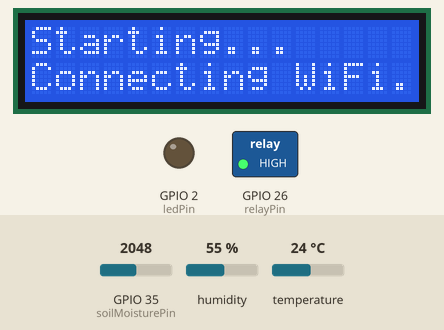
This program was run on a simulated ESP32. On the bench: 16×2 character LCD, switched loads named in the program (green lamp = pin HIGH), output pins drawn as LEDs (lit = HIGH). Inputs (shaded band) come from the test bench; at power-on: humidity 55 %, temperature 24 °C, GPIO 35 (soilMoisturePin) = 2048. WiFi joins after 1.5 s; servers stay silent unless stated; uploads are accepted with an empty reply; the local clock reads 2024-03-15 10:24:30 at power-on unless the program sets it; what the program prints to the serial monitor is not drawn.

Above: at 2.1 s.
At 31.4 s:
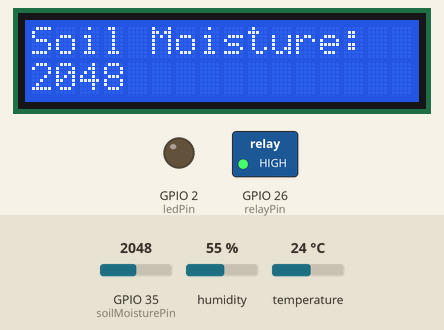
31.5 s: humidity set to 22 %
At 42.1 s:
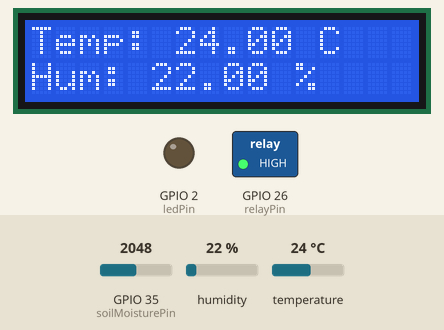
58.3 s: temperature set to 12 °C
At 65.2 s:
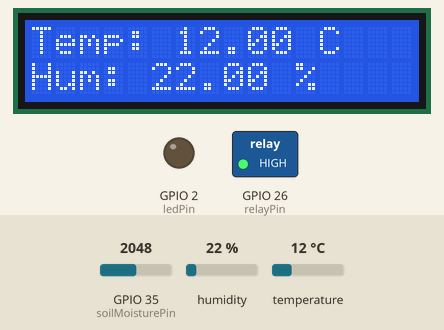
Timing chart, 0 to 66.7 s (numbered marks = the images above; inputs shaded):
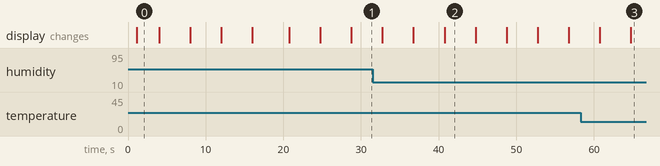

Measured:
- after the input at 31.5 s, the display: first differs from a run without the input after 9.3 s (image 2)
- after the input at 58.3 s, the display: first differs from a run without the input after 6.5 s (image 3)
- what the display in image 0 shows lasts 2.9 s, from 1.1 s to 4.0 s
- what the display in image 2 shows lasts 4.0 s, from 40.8 s to 44.8 s

The program:

main.cpp
```cpp
#include <Arduino.h>
#include <time.h>
#include "DHT.h"
#include <LiquidCrystal_I2C.h>
#include <WiFi.h>
#include <WiFiClient.h>
#include <HTTPClient.h>
#include <WiFiServer.h>
#include "ThingSpeak.h"

// Time
const char* ntpServer = "pool.ntp.org";
const long  gmtOffset_sec = 3600 * 3; // Adjust for your timezone (Istanbul is GMT+3)
const int   daylightOffset_sec = 0;

// Wi-Fi Settings
const char* ssid = "Galaxy A53 5G 7507";
const char* password = "hwpx1270";
WiFiServer server(80);

// ThingSpeak Server Settings
WiFiClient  client;

unsigned long myChannelNumber = 2887470;
const char * myWriteAPIKey = "C72BBAEET0UFASC6";

const char* talkbackApiKey = "M19L0E6ZL4XDUVD9";
const char* talkbackId = "54690";

// Pin Definitions
const int relayPin = 26;
const int dhtPin = 23;
const int soilMoisturePin = 35;
const int ledPin = 2;

// DHT Sensor Setup
#define DHTTYPE DHT11
DHT dht(dhtPin, DHTTYPE);

// LCD Setup
LiquidCrystal_I2C lcd(0x27, 16, 2);

// Timing Variables
const long thingSpeakInterval = 20000; // 15 seconds in milliseconds
unsigned long previousThingSpeakMillis = 0;

static unsigned long lastTalkbackCheck = 0;
const unsigned long talkbackInterval = 20000; // Poll ThingSpeak TalkBack every 15 seconds

// Lcd Variables
unsigned long previousLcdSwitchMillis = 0;
const long lcdSwitchInterval = 4000;  // 4 seconds
int screenState = 0;

// Sensor data cache (to reuse values between LCD updates)
float cachedHumidity = 0;
float cachedTemperature = 0;
int cachedSoilMoisture = 0;

String nowAsString() {
  time_t now;
  struct tm timeinfo;
  time(&now);
  localtime_r(&now, &timeinfo);

  char buf[20];
  strftime(buf, sizeof(buf), "%H:%M:%S", &timeinfo);
  return String(buf);
}

void setup() {
  // Init monitor
  Serial.begin(115200);

  // Init time
  configTime(gmtOffset_sec, daylightOffset_sec, ntpServer);

  // Relay Setup
  pinMode(relayPin, OUTPUT);
  digitalWrite(relayPin, HIGH); // LOW means it is working by the way

  // DHT Setup
  dht.begin();

  // LCD Setup
  lcd.init();
  lcd.backlight();
  lcd.clear();
  lcd.setCursor(0, 0);
  lcd.print("Starting...");
  lcd.display();

  lcd.setCursor(0, 1);
  lcd.print("Connecting WiFi");

  // Wifi section
  WiFi.begin(ssid, password);
  Serial.print(WiFi.status());

  int attempts = 0;
  while (WiFi.status() != WL_CONNECTED && attempts < 10) {
    delay(1000);
    Serial.println("Connecting to WiFi...");
    lcd.print(".");
    attempts++;
  }

  if (WiFi.status() == WL_CONNECTED) {
    Serial.println("Connected to WiFi");
    Serial.print("IP Address: ");
    Serial.println(WiFi.localIP());
    ThingSpeak.begin(client);
  } else {
    Serial.println("WiFi connection failed. Continuing without WiFi.");
    lcd.setCursor(0, 1);
    lcd.print("WiFi failed      ");
  }

  // Start Server
  server.begin();
  pinMode(ledPin, OUTPUT); // init LED pin
  digitalWrite(ledPin, LOW); // LED off
}


void loop() {

  if (WiFi.status() == WL_CONNECTED && millis() - lastTalkbackCheck > talkbackInterval) {
    lastTalkbackCheck = millis();
    HTTPClient http;
    String url = "https://api.thingspeak.com/talkbacks/";
    url += talkbackId;
    url += "/commands/execute?api_key=";
    url += talkbackApiKey;

    http.begin(url);
    int httpCode = http.GET();

    if (httpCode == 200) {
      String command = http.getString();
      command.trim();  // Remove newline or whitespace

      Serial.print(nowAsString());
      Serial.println(" TalkBack command received: " + command);

      if (command == "relay_on") {
        digitalWrite(relayPin, HIGH);
        Serial.print(nowAsString());
        Serial.println(" Relay turned ON");
      } else if (command == "relay_off") {
        digitalWrite(relayPin, LOW);
        Serial.print(nowAsString());
        Serial.println(" Relay turned OFF");
      } else if (command == "led_on") {
        digitalWrite(ledPin, HIGH);
        Serial.print(nowAsString());
        Serial.println(" LED turned ON");
      } else if (command == "led_off") {
        digitalWrite(ledPin, LOW);
        Serial.print(nowAsString());
        Serial.println(" LED turned OFF");
      } else if (command.length() > 0) {
        Serial.print(nowAsString());
        Serial.println(" Unknown command: " + command);
      } else {
        Serial.print(nowAsString());
        Serial.println(" No new commands.");
      }

    } else {
      Serial.print(nowAsString());
      Serial.print(" Failed to contact TalkBack. HTTP error code: ");
      Serial.println(httpCode);
    }

    http.end();
  }

  // Non-Blocking ThingSpeak Upload
  unsigned long currentMillis = millis();
  if (currentMillis - previousThingSpeakMillis >= thingSpeakInterval) {
    previousThingSpeakMillis = currentMillis;

    // Read Sensors and Send Data to ThingSpeak
    float humidity = dht.readHumidity();
    delay(200);
    float temperature = dht.readTemperature();
    delay(200);
    int soilMoistureValue = analogRead(soilMoisturePin);


    if (isnan(humidity)) {
      humidity = 0;
    }
    if (isnan(temperature)) {
      temperature = 0;
    }
    if (isnan(soilMoistureValue)) {
      soilMoistureValue = 0;
    }

    // Cache values for LCD use
    cachedHumidity = isnan(humidity) ? 0 : humidity;
    cachedTemperature = isnan(temperature) ? 0 : temperature;
    cachedSoilMoisture = soilMoistureValue;

    // Thingspeak send off
    String ipStr = WiFi.localIP().toString();

    ThingSpeak.setField(1, humidity);
    ThingSpeak.setField(2, temperature);
    ThingSpeak.setField(3, soilMoistureValue);
    int x = ThingSpeak.writeFields(myChannelNumber, myWriteAPIKey);
    if (x == 200) {
      Serial.print(nowAsString());
      Serial.println(" Channel update successful.");
    } else {
      Serial.print(nowAsString());
      Serial.println(" Problem updating channel. HTTP error code " + String(x));
    }

    // Serial Output
    Serial.print(nowAsString());
    Serial.print(" Humidity: ");
    Serial.print(humidity);
    Serial.print(" %, Temperature: ");
    Serial.print(temperature);
    Serial.print(" *C, Soil Moisture: ");
    Serial.println(soilMoistureValue);

  }

  // Display Sensor Data on LCD
  if (millis() - previousLcdSwitchMillis >= lcdSwitchInterval) {
    previousLcdSwitchMillis = millis();
    screenState = (screenState + 1) % 2;  // Toggle 0 ↔ 1

    lcd.clear();
    if (screenState == 0) {
      lcd.setCursor(0, 0);
      lcd.print("Temp: ");
      lcd.print(cachedTemperature);
      lcd.print(" C");

      lcd.setCursor(0, 1);
      lcd.print("Hum: ");
      lcd.print(cachedHumidity);
      lcd.print(" %");
    } else {
      lcd.setCursor(0, 0);
      lcd.print("Soil Moisture:");
      lcd.setCursor(0, 1);
      lcd.print(cachedSoilMoisture);
    }
    lcd.display();
  }
}
```
